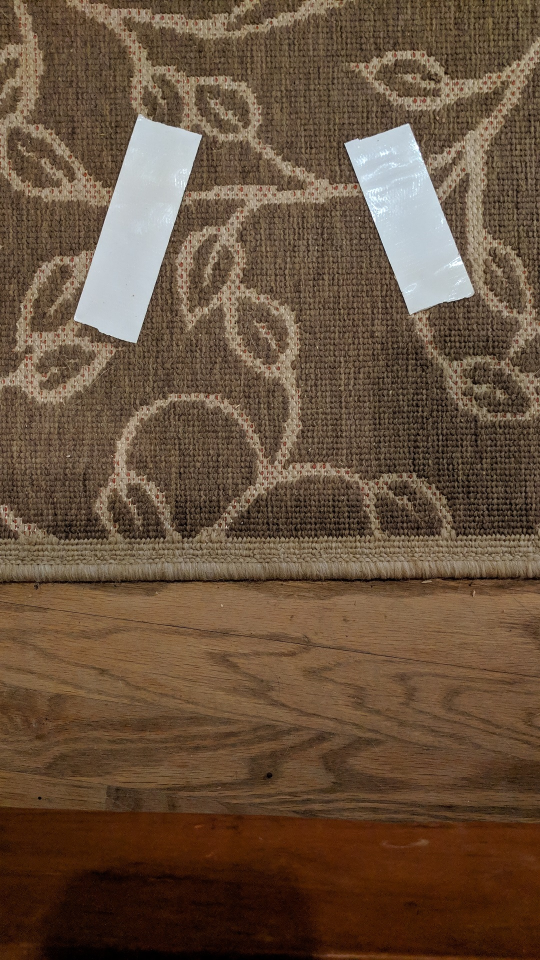
#> input picture shotSmall.jpg, 1080 x 1920 px (shown at 1/2 size)
$ python identify_shape.py
#> lines starting #> are read from the running program, lines starting #| are printed output that depends on the picture; after the words box and inside, x2 and y2 are one past the last pixel; in counts of white or black regions, pixels touching at a corner belong together
### ShapeDetector.py
# import the necessary packages
import cv2

class ShapeDetector:
    def __init__(self):
        pass

    def detect(self, c):
        # initialize the shape name and approximate the contour
        shape = "unidentified"
        peri = cv2.arcLength(c, True)
        approx = cv2.approxPolyDP(c, 0.04 * peri, True)
        # if the shape is a triangle, it will have 3 vertices
        if len(approx) == 3:
            shape = "triangle"

        # if the shape has 4 vertices, it is either a square or
        # a rectangle
        elif len(approx) == 4:
            # compute the bounding box of the contour and use the
            # bounding box to compute the aspect ratio
            (x, y, w, h) = cv2.boundingRect(approx)
            ar = w / float(h)

            # a square will have an aspect ratio that is approximately
            # equal to one, otherwise, the shape is a rectangle
            shape = "square" if ar >= 0.95 and ar <= 1.05 else "rectangle"

        # if the shape is a pentagon, it will have 5 vertices
        elif len(approx) == 5:
            shape = "pentagon"

        # otherwise, we assume the shape is a circle
        else:
            shape = "circle"

        # return the name of the shape
        return shape

### identify_shape.py
import cv2
import numpy as np
from matplotlib import pyplot as plt
import urllib3
import io
import imutils
from ShapeDetector import ShapeDetector
import argparse
from numpy import zeros
#tutorial from https://www.pyimagesearch.com/2016/02/08/opencv-shape-detection/

url='http://192.168.1.171:8080/shot.jpg'
# [18 lines of commented-out code are left out]

image = cv2.imread('shotSmall.jpg')
#> image is the input picture: shape (1920, 1080, 3); mean B, G, R 61.8, 81.8, 104.1
resized = imutils.resize(image, width=300)
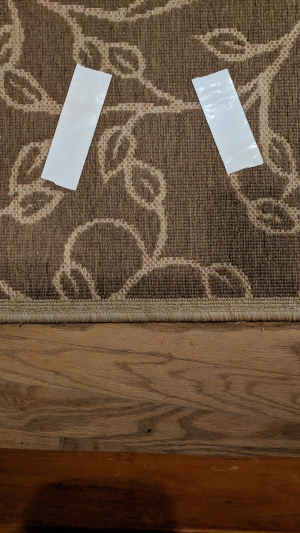
#> resized: shape (533, 300, 3); mean B, G, R 61.8, 81.8, 104.1
ratio = image.shape[0] / float(resized.shape[0])
#> ratio = 3.6
height=image.shape[0]
#> height = 1920
width=image.shape[1]
#> width = 1080

# convert the resized image to grayscale, blur it slightly,
# and threshold it
gray = cv2.cvtColor(resized, cv2.COLOR_BGR2GRAY)
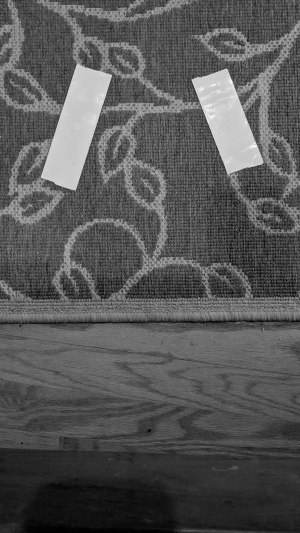
#> gray: shape (533, 300); min 0, max 253, mean 86.2
blurred = cv2.GaussianBlur(gray, (5, 5), 0)
#blurred = cv2.medianBlur(gray, 11)
thresh = cv2.threshold(blurred, 170, 255, cv2.THRESH_BINARY)[1]
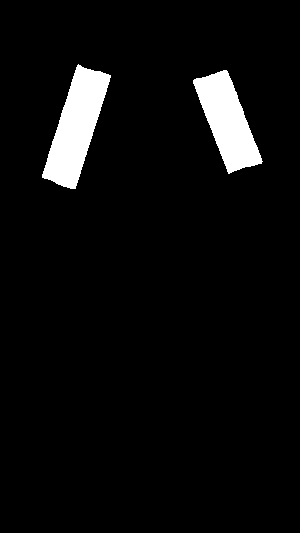
#> thresh: shape (533, 300); 5% white; 2 white regions

# find contours in the thresholded image and initialize the
# shape detector
cnts = cv2.findContours(thresh.copy(), cv2.RETR_EXTERNAL,
                        cv2.CHAIN_APPROX_SIMPLE)
#> cnts = 2 contours; box (x1, y1, x2, y2) and area: (42, 64, 111, 189) 4162, (193, 70, 263, 174) 3534
cnts = imutils.grab_contours(cnts)
sd = ShapeDetector()
# loop over the contours
num=0

loc = zeros([2,2])

for c in cnts:
    # compute the center of the contour, then detect the name of the
    # shape using only the contour
    M = cv2.moments(c)
    cX = int((M["m10"] / M["m00"]) * ratio)
    cY = int((M["m01"] / M["m00"]) * ratio)
    shape = sd.detect(c)
    if shape=='rectangle':

        shape=shape+"_"+str(num)
        #looks like numpy arrays are x(r,c) so a 3 x 3 array still has two indices
        loc[num,0]=cX
        loc[num,1]=cY

        #loc[num-1,num]=cY
        print(num,loc)
        num+=1
    # multiply the contour (x, y)-coordinates by the resize ratio,
    # then draw the contours and the name of the shape on the image
    c = c.astype("float")
    c *= ratio
    c = c.astype("int")
    centerX=int(width/2)
    centerY=int(height/2)
    cv2.drawContours(image, [c], -1, (0, 255, 0), 2)
    cv2.putText(image, shape, (cX, cY), cv2.FONT_HERSHEY_SIMPLEX,
                0.5, (255, 255, 255), 2)

    # show the output image

    cv2.imshow("gray", gray)
    cv2.imshow("blur", blurred)
    cv2.imshow("THRESH", thresh)
#> this loop made 2 passes
#> (cX, cY, shape, peri in detect, approx in detect, x in detect, y in detect, w in detect) on passes 1 to 2: (818, 435, 'rectangle_0', 290.1, [[223, 70], [193, 83], [229, 173], [262, 161]], 193, 70, 70), (273, 455, 'rectangle_1', 329.5, [[78, 64], [42, 174], [70, 188], [110, 77]], 42, 64, 69)
#| 0 [[818. 435.]
#|  [  0.   0.]]
#| 1 [[818. 435.]
#|  [273. 455.]]
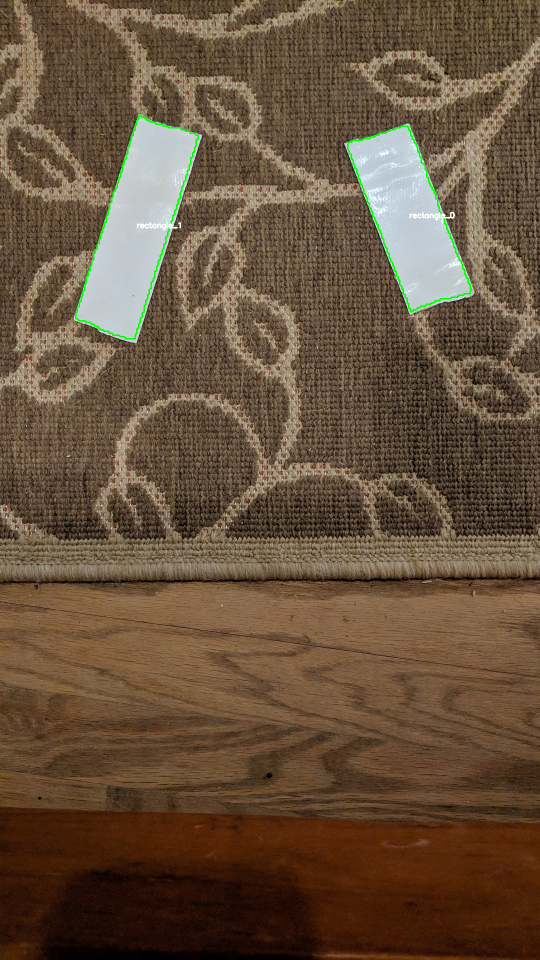
#> image: shape (1920, 1080, 3) (shown at 1/2 size); 0.4% of pixels changed, all inside (x1, y1, x2, y2) = (150, 229, 945, 679)
#> after the loop, loc = [[818, 435], [273, 455]]; num = 2
#'x' is relative to the frame
cv2.putText(image,'C', (centerX,int(loc[0,1])), cv2.FONT_ITALIC,
            1.0,(0,255,0),1,1)
#> image: shape (1920, 1080, 3); under 0.01% of pixels changed, all inside (x1, y1, x2, y2) = (543, 414, 559, 436)
midpoint=int(min(loc[0,0],loc[1,0])+(abs(loc[0,0]-loc[1,0]))/2)
#> midpoint = 545
#a is the midpoint between the two images
cv2.putText(image,'M', (midpoint,int(loc[0,1])), cv2.FONT_ITALIC,
            1.0,(0,255,0),1,1)
#> image: shape (1920, 1080, 3); mean B, G, R 61.1, 82, 103.4
cv2.imshow("Image", image)
cv2.waitKey(0)
